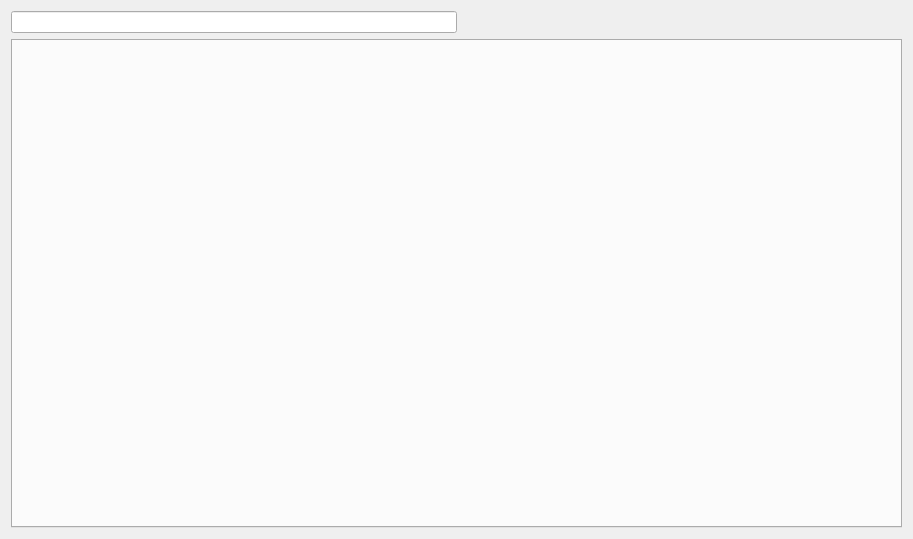
<?xml version="1.0" encoding="UTF-8"?>
<ui version="4.0">
 <class>ModelDialog</class>
 <widget class="QDialog" name="ModelDialog">
  <property name="geometry">
   <rect>
    <x>0</x>
    <y>0</y>
    <width>913</width>
    <height>539</height>
   </rect>
  </property>
  <property name="windowTitle">
   <string>GAMS Model Explorer</string>
  </property>
  <layout class="QGridLayout" name="gridLayout">
   <item row="0" column="0">
    <layout class="QVBoxLayout" name="verticalLayout">
     <item>
      <layout class="QHBoxLayout" name="horizontalLayout">
       <item>
        <widget class="QLineEdit" name="lineEdit"/>
       </item>
       <item>
        <spacer name="horizontalSpacer">
         <property name="orientation">
          <enum>Qt::Horizontal</enum>
         </property>
         <property name="sizeHint" stdset="0">
          <size>
           <width>40</width>
           <height>20</height>
          </size>
         </property>
        </spacer>
       </item>
      </layout>
     </item>
     <item>
      <widget class="QTabWidget" name="tabWidget">
       <property name="tabShape">
        <enum>QTabWidget::Rounded</enum>
       </property>
       <property name="currentIndex">
        <number>-1</number>
       </property>
      </widget>
     </item>
    </layout>
   </item>
  </layout>
 </widget>
 <resources/>
 <connections/>
</ui>
